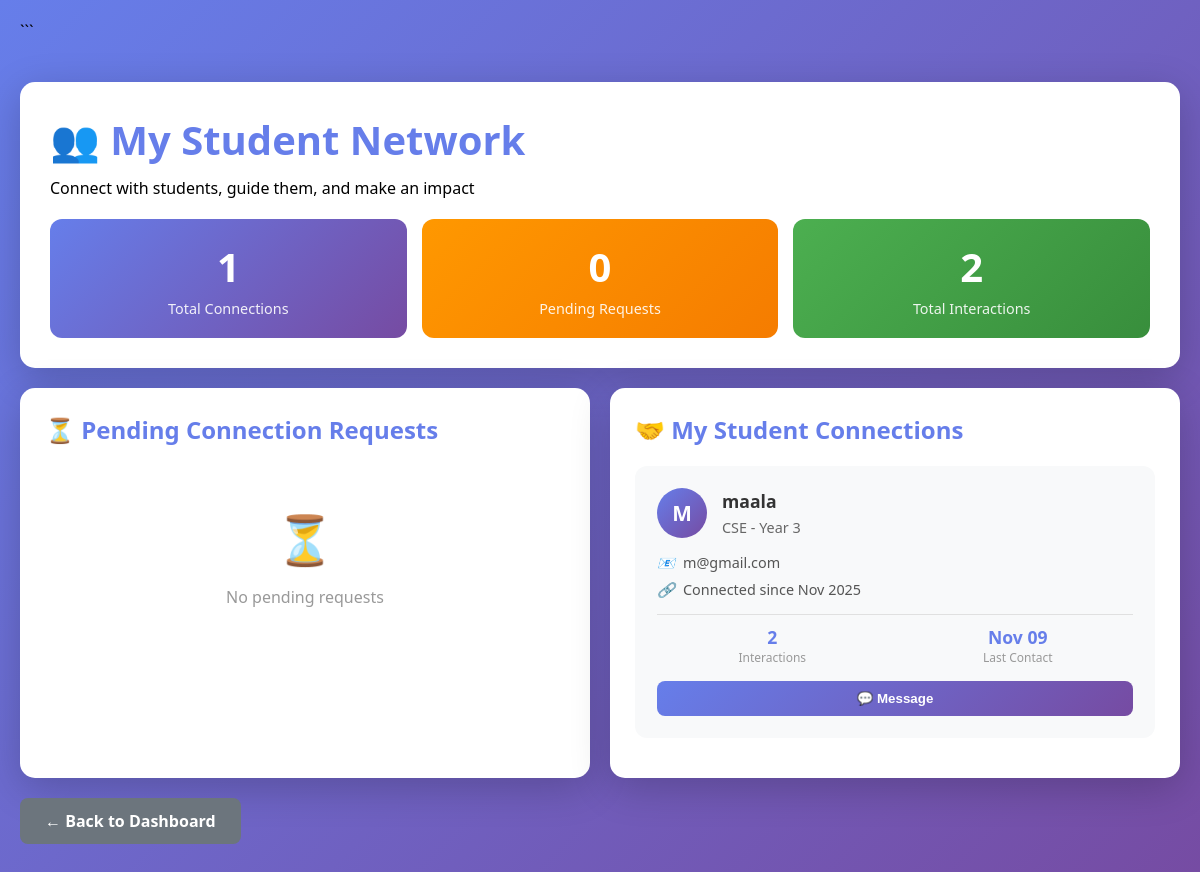
The page /alumni_connections.php (signed in) on the database its author committed.
### tables this page shows
CREATE TABLE `user_connections` (
  `connection_id` int(11) NOT NULL,
  `user1_type` enum('student','alumni') NOT NULL,
  `user1_register` varchar(100) NOT NULL,
  `user2_type` enum('student','alumni') NOT NULL,
  `user2_register` varchar(100) NOT NULL,
  `connection_date` timestamp NOT NULL DEFAULT current_timestamp(),
  `last_interaction` timestamp NULL DEFAULT NULL,
  `interaction_count` int(11) DEFAULT 0
);

CREATE TABLE `studentinfo` (
  `st_name` varchar(100) NOT NULL,
  `st_gender` varchar(20) NOT NULL,
  `st_address` varchar(100) NOT NULL,
  `st_email` varchar(100) NOT NULL,
  `st_linkedin` varchar(255) DEFAULT NULL,
  `st_instagram` varchar(255) DEFAULT NULL,
  `st_whatsapp` varchar(20) DEFAULT NULL,
  `st_facebook` varchar(255) DEFAULT NULL,
  `st_twitter` varchar(255) DEFAULT NULL,
  `st_github` varchar(255) DEFAULT NULL,
  `st_portfolio` varchar(255) DEFAULT NULL,
  `st_picture` longblob DEFAULT NULL,
  `st_branch` varchar(50) NOT NULL,
  `st_year` int(11) NOT NULL,
  `st_mobile` varchar(50) NOT NULL,
  `st_register` varchar(100) NOT NULL
);

### alumni_connections.php (the view, shortened to what this page needs)
<?php
include_once 'db_config.php';
$pi_register = $_SESSION['pi_register'];
$pending_query = "SELECT cr.*, si.st_name, si.st_email, si.st_branch, si.st_year
                  FROM connection_requests cr
                  JOIN studentinfo si ON cr.from_register = si.st_register
                  WHERE cr.to_register='$pi_register' AND cr.status='pending'
                  ORDER BY cr.request_date DESC";
$pending_requests = mysqli_query($conn, $pending_query);
$connections_query = "SELECT uc.*, si.st_name, si.st_email, si.st_branch, si.st_year,
                      uc.last_interaction, uc.interaction_count
                      FROM user_connections uc
                      JOIN studentinfo si ON uc.user1_register = si.st_register
                      WHERE uc.user2_register='$pi_register' AND uc.user2_type='alumni'
                      ORDER BY uc.connection_date DESC";
$connections = mysqli_query($conn, $connections_query);
$total_connections = mysqli_num_rows($connections);
$total_pending = mysqli_num_rows($pending_requests);
$total_interactions = mysqli_fetch_assoc(mysqli_query($conn,
    "SELECT SUM(interaction_count) as total FROM user_connections WHERE user2_register='$pi_register'"))['total'] ?? 0;
?>
<!DOCTYPE html>
<html>
<head>
</head>
<body>
<div class="container">
    <div class="header">
        <h1>👥 My Student Network</h1>
        <p>Connect with students, guide them, and make an impact</p>
        <div class="stats-grid">
            <div class="stat-card">
                <div class="stat-number"><?php echo $total_connections; ?></div>
                <div class="stat-label">Total Connections</div>
            </div>
            <div class="stat-card" style="background: linear-gradient(135deg, #ff9800 0%, #f57c00 100%);">
                <div class="stat-number"><?php echo $total_pending; ?></div>
                <div class="stat-label">Pending Requests</div>
            </div>
            <div class="stat-card" style="background: linear-gradient(135deg, #4CAF50 0%, #388E3C 100%);">
                <div class="stat-number"><?php echo $total_interactions; ?></div>
                <div class="stat-label">Total Interactions</div>
            </div>
        </div>
    </div>
    <div class="content-grid">
        <div class="section">
            <h2>⏳ Pending Connection Requests</h2>
            <?php if (mysqli_num_rows($pending_requests) > 0) { ?>
                <?php while ($req = mysqli_fetch_assoc($pending_requests)) {
                    $initials = strtoupper(substr($req['st_name'], 0, 1));
                ?>
                    <div class="request-card">
                        <div class="card-header">
                            <div class="avatar"><?php echo $initials; ?></div>
                            <div class="card-info">
                                <h4><?php echo htmlspecialchars($req['st_name']); ?></h4>
                                <p><?php echo htmlspecialchars($req['st_branch']); ?> - Year <?php echo $req['st_year']; ?></p>
                            </div>
                        </div>
                        <div class="card-details">
                            <div class="detail-row">
                                <i>📧</i> <?php echo htmlspecialchars($req['st_email']); ?>
                            </div>
                            <div class="detail-row">
                                <i>📅</i> Requested on <?php echo date('M d, Y', strtotime($req['request_date'])); ?>
                            </div>
                        </div>
                        <?php if (!empty($req['message'])) { ?>
                            <div class="request-message">
                                💬 "<?php echo htmlspecialchars($req['message']); ?>"
                            </div>
                        <?php } ?>
                        <form method="POST">
                            <input type="hidden" name="request_id" value="<?php echo $req['request_id']; ?>">
                            <div class="card-actions">
                                <button type="submit" name="action" value="accept" class="btn btn-accept">
                                    ✅ Accept
                                </button>
                                <button type="submit" name="action" value="reject" class="btn btn-reject">
                                    ❌ Decline
                                </button>
                            </div>
                            <input type="hidden" name="respond_request" value="1">
                        </form>
                    </div>
                <?php } ?>
            <?php } else { ?>
                <div class="empty-state">
                    <div class="empty-icon">⏳</div>
                    <p>No pending requests</p>
                </div>
            <?php } ?>
        </div>
        <div class="section">
            <h2>🤝 My Student Connections</h2>
            <?php
            mysqli_data_seek($connections, 0);
            if (mysqli_num_rows($connections) > 0) { ?>
                <?php while ($conn_data = mysqli_fetch_assoc($connections)) {
                    $initials = strtoupper(substr($conn_data['st_name'], 0, 1));
                ?>
                    <div class="connection-card">
                        <div class="card-header">
                            <div class="avatar"><?php echo $initials; ?></div>
                            <div class="card-info">
                                <h4><?php echo htmlspecialchars($conn_data['st_name']); ?></h4>
                                <p><?php echo htmlspecialchars($conn_data['st_branch']); ?> - Year <?php echo $conn_data['st_year']; ?></p>
                            </div>
                        </div>
                        <div class="card-details">
                            <div class="detail-row">
                                <i>📧</i> <?php echo htmlspecialchars($conn_data['st_email']); ?>
                            </div>
                            <div class="detail-row">
                                <i>🔗</i> Connected since <?php echo date('M Y', strtotime($conn_data['connection_date'])); ?>
                            </div>
                        </div>
                        <div class="interaction-stats">
                            <div class="stat-item">
                                <div class="stat-value"><?php echo $conn_data['interaction_count'] ?? 0; ?></div>
                                <div class="stat-label-small">Interactions</div>
                            </div>
                            <div class="stat-item">
                                <div class="stat-value">
                                    <?php
                                    if ($conn_data['last_interaction']) {
                                        $date = new DateTime($conn_data['last_interaction']);
                                        echo $date->format('M d');
                                    } else {
                                        echo 'Never';
                                    }
                                    ?>
                                </div>
                                <div class="stat-label-small">Last Contact</div>
                            </div>
                        </div>
                        <div class="card-actions">
                            <button class="btn btn-message" onclick="window.location.href='alumni_chat.php?user=<?php echo $conn_data['user1_register']; ?>'">
                                💬 Message
                            </button>
                        </div>
                    </div>
                <?php } ?>
            <?php } ?>
        </div>
    </div>
    <a href="alumnipage.php" class="back-btn">← Back to Dashboard</a>
</div>
</body>
</html>

### alumni_connections.php (style rules this page uses)
* { margin: 0; padding: 0; box-sizing: border-box; }
body { font-family: 'Segoe UI', Tahoma, Geneva, Verdana, sans-serif; background: linear-gradient(135deg, #667eea 0%, #764ba2 100%); min-height: 100vh; padding: 20px; }
.container { max-width: 1400px; margin: 40px auto; }
.header { background: white; border-radius: 15px; padding: 30px; margin-bottom: 20px; box-shadow: 0 10px 40px rgba(0, 0, 0, 0.2); }
.header h1 { color: #667eea; font-size: 2.5rem; margin-bottom: 10px; }
.stats-grid { display: grid; grid-template-columns: repeat(auto-fit, minmax(200px, 1fr)); gap: 15px; margin-top: 20px; }
.stat-card { background: linear-gradient(135deg, #667eea 0%, #764ba2 100%); color: white; padding: 20px; border-radius: 12px; text-align: center; }
.stat-number { font-size: 2.5rem; font-weight: bold; margin-bottom: 5px; }
.stat-label { font-size: 0.9rem; opacity: 0.9; }
.content-grid { display: grid; grid-template-columns: 1fr 1fr; gap: 20px; }
.section { background: white; border-radius: 15px; padding: 25px; box-shadow: 0 10px 40px rgba(0, 0, 0, 0.2); }
.section h2 { color: #667eea; margin-bottom: 20px; font-size: 1.5rem; display: flex; align-items: center; gap: 10px; }
.request-card, .connection-card { background: #f8f9fa; border-radius: 12px; padding: 20px; margin-bottom: 15px; transition: all 0.3s; border: 2px solid transparent; }
.card-header { display: flex; align-items: center; margin-bottom: 15px; }
.avatar { width: 50px; height: 50px; border-radius: 50%; background: linear-gradient(135deg, #667eea 0%, #764ba2 100%); display: flex; align-items: center; justify-content: center; color: white; font-size: 1.3rem; font-weight: bold; margin-right: 15px; }
.card-info h4 { color: #333; font-size: 1.1rem; margin-bottom: 5px; }
.card-info p { color: #666; font-size: 0.9rem; }
.card-details { margin: 15px 0; }
.detail-row { display: flex; align-items: center; margin: 8px 0; font-size: 0.9rem; color: #555; }
.detail-row i { margin-right: 8px; color: #667eea; }
.card-actions { display: flex; gap: 10px; margin-top: 15px; }
.btn { padding: 10px 20px; border: none; border-radius: 8px; font-weight: 600; cursor: pointer; transition: all 0.3s; flex: 1; }
.btn-message { background: linear-gradient(135deg, #667eea 0%, #764ba2 100%); color: white; }
.empty-state { text-align: center; padding: 40px 20px; color: #999; }
.empty-icon { font-size: 3rem; margin-bottom: 15px; }
.interaction-stats { display: flex; gap: 15px; margin-top: 10px; padding-top: 10px; border-top: 1px solid #e0e0e0; }
.stat-item { text-align: center; flex: 1; }
.stat-value { font-weight: bold; color: #667eea; font-size: 1.1rem; }
.stat-label-small { font-size: 0.75rem; color: #999; }
.back-btn { display: inline-block; padding: 12px 25px; background: #6c757d; color: white; text-decoration: none; border-radius: 8px; font-weight: 600; transition: all 0.3s; margin-top: 20px; }

### rows shown on the page
user_connections: studentinfo.st_name "M", studentinfo.st_name "maala", studentinfo.st_branch "CSE", studentinfo.st_year "3", studentinfo.st_email "m@gmail.com", connection_date "Nov 2025", interaction_count "2", last_interaction "Nov 09"

### other values the page prints
$total_connections "1"
$total_pending "0"
$total_interactions "2"
